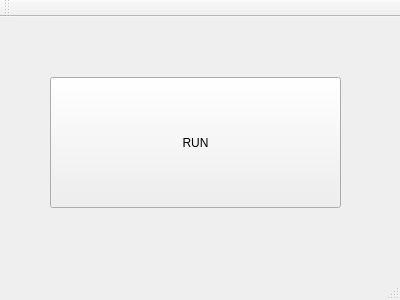
<?xml version="1.0" encoding="UTF-8"?>
<ui version="4.0">
 <class>MainWindow</class>
 <widget class="QMainWindow" name="MainWindow">
  <property name="geometry">
   <rect>
    <x>0</x>
    <y>0</y>
    <width>400</width>
    <height>300</height>
   </rect>
  </property>
  <property name="windowTitle">
   <string>MainWindow</string>
  </property>
  <widget class="QWidget" name="centralWidget">
   <widget class="QPushButton" name="execRun">
    <property name="geometry">
     <rect>
      <x>50</x>
      <y>60</y>
      <width>291</width>
      <height>131</height>
     </rect>
    </property>
    <property name="text">
     <string>RUN</string>
    </property>
   </widget>
  </widget>
  <widget class="QMenuBar" name="menuBar">
   <property name="geometry">
    <rect>
     <x>0</x>
     <y>0</y>
     <width>400</width>
     <height>19</height>
    </rect>
   </property>
  </widget>
  <widget class="QToolBar" name="mainToolBar">
   <attribute name="toolBarArea">
    <enum>TopToolBarArea</enum>
   </attribute>
   <attribute name="toolBarBreak">
    <bool>false</bool>
   </attribute>
  </widget>
  <widget class="QStatusBar" name="statusBar"/>
 </widget>
 <layoutdefault spacing="6" margin="11"/>
 <resources/>
 <connections/>
</ui>
